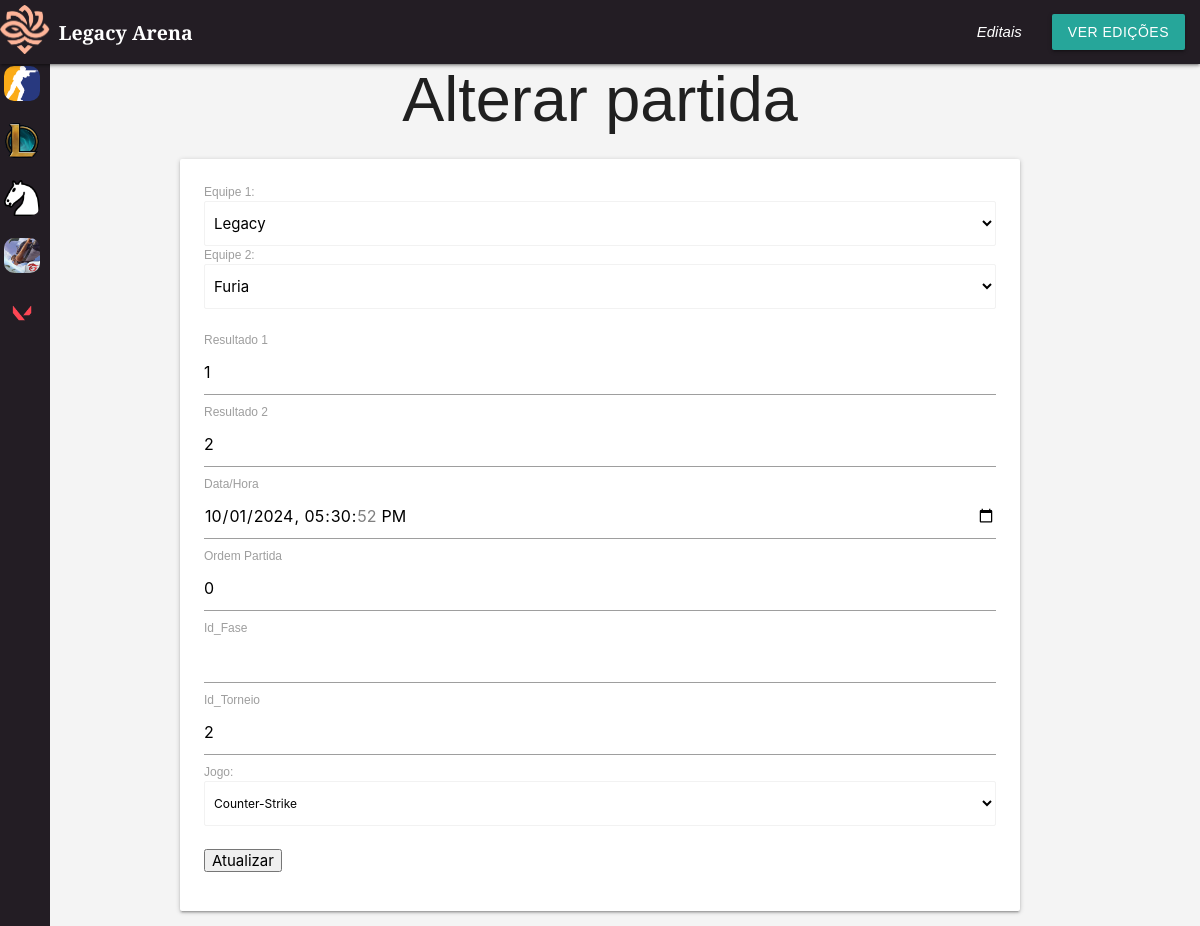
The app's page /crud/form-alterarpartida.php?id_partida=1 with its own data.
### tables this page shows
CREATE TABLE IF NOT EXISTS `partidas` (
  `id_partida` int NOT NULL AUTO_INCREMENT,
  `id_equipe` int NOT NULL,
  `id_equipe2` int NOT NULL,
  `resultado` int NOT NULL,
  `resultado2` int NOT NULL,
  `data_hora` datetime NOT NULL,
  `ordem_partidas` int NOT NULL,
  `id_fase` int DEFAULT NULL,
  `id_torneio` int NOT NULL,
  `id_jogo` int NOT NULL,
  PRIMARY KEY (`id_partida`),
  KEY `fk_id_equipe3` (`id_equipe2`),
  KEY `fk_id_equipe1` (`id_equipe`) USING BTREE,
  KEY `fk_id_fase` (`id_fase`),
  KEY `fk_id_torneio` (`id_torneio`),
  KEY `fk_id_jogo_plol` (`id_jogo`)
);

### conexao.php (called while the page is built, shortened)
<?php
function executarSQL($conexao, $sql)
{
    $resultado = mysqli_query($conexao, $sql);
    return $resultado;
}

### crud/form-alterarpartida.php (the view, shortened to what this page needs)
<?php
include_once "../conexao.php";
$conexao = conectar();
include_once "header.php";
$id_partida = $_GET['id_partida'] ?? null;
$sql_partida = "SELECT * FROM partidas WHERE id_partida = $id_partida";
$sql_equipe = "SELECT * FROM equipe";
$resultado_equipe = executarSQL($conexao, $sql_equipe);
$resultado_partida = executarSQL($conexao, $sql_partida);
$partida = mysqli_fetch_assoc($resultado_partida);
$sql_jogos = "SELECT id, nome FROM jogos";
$resultado_jogos = executarSQL($conexao, $sql_jogos);
?>
<!DOCTYPE html>
<html lang="pt-BR">
<head>
    <link type="text/css" rel="stylesheet" href="../css/style.css" media="screen,projection" />
</head>
<body>
    <main class="container"> <br>
        <h1 class="center-align">Alterar partida</h1>
        <div class="card-panel">
            <form action="alterarpartida.php" method="post" enctype="multipart/form-data">
                <label for="equipe">Equipe 1:</label>
                <select name="equipe" id="equipe" class="browser-default">
                    <?php
                    while ($retorno  = mysqli_fetch_assoc($resultado_equipe)) {
                        $selecionado = ($retorno['id_equipe'] == $partida['id_equipe']) ? 'selected' : '';
                        echo '<option value="' . $retorno['id_equipe'] . '" ' . $selecionado . '>' . ($retorno['nome']) . '</option>';
                    }
                    ?>
                </select>
                <label for="equipe2">Equipe 2:</label>
                <select name="equipe2" id="equipe2" class="browser-default">
                    <?php
                    mysqli_data_seek($resultado_equipe, 0);
                    while ($retorno  = mysqli_fetch_assoc($resultado_equipe)) {
                        $selecionado = ($retorno['id_equipe'] == $partida['id_equipe2']) ? 'selected' : '';
                        echo '<option value="' . $retorno['id_equipe'] . '" ' . $selecionado . '>' . ($retorno['nome']) . '</option>';
                    }
                    ?>
                </select>
                <br>
                <label>Resultado 1
                    <input type="number" name="resultado" value="<?= ($partida['resultado']) ?>" required>
                </label><br>
                <label>Resultado 2
                    <input type="number" name="resultado2" value="<?= ($partida['resultado2']) ?>" required>
                </label><br>
                <label>Data/Hora
                    <input type="datetime-local" name="data_hora" value="<?= ($partida['data_hora']) ?>" required>
                </label><br>
                <label> Ordem Partida
                    <input type="number" name="ordem_p" value="<?= ($partida['ordem_partidas']) ?>" required>
                </label><br>
                <label> Id_Fase
                    <input type="number" name="id_fase" value="<?= ($partida['id_fase']) ?>">
                </label><br>
                <label> Id_Torneio
                    <input type="number" name="id_torneio" value="<?= ($partida['id_torneio']) ?>" required>
                </label><br>
                <label>Jogo:
                    <select name="id_jogo" class="browser-default">
                        <?php
                        while ($jogo = mysqli_fetch_assoc($resultado_jogos)) {
                            $selected = ($jogo['id'] == $partida['id_jogo']) ? 'selected' : '';
                            echo '<option value="' . $jogo['id'] . '" ' . $selected . '>' . ($jogo['nome']) . '</option>';
                        }
                        ?>
                    </select>
                </label><br>
                <input type="submit" value="Atualizar">
            </form>
        </div>
    </main>
</body>
</html>

### records on screen
partidas: resultado "1", resultado2 "2", data_hora "10/01/2024 17:30:52", ordem_p "0", id_torneio "2"

### other values on screen
form field equipe "Legacy"
form field equipe2 "Furia"
form field id_jogo "Counter-Strike"
